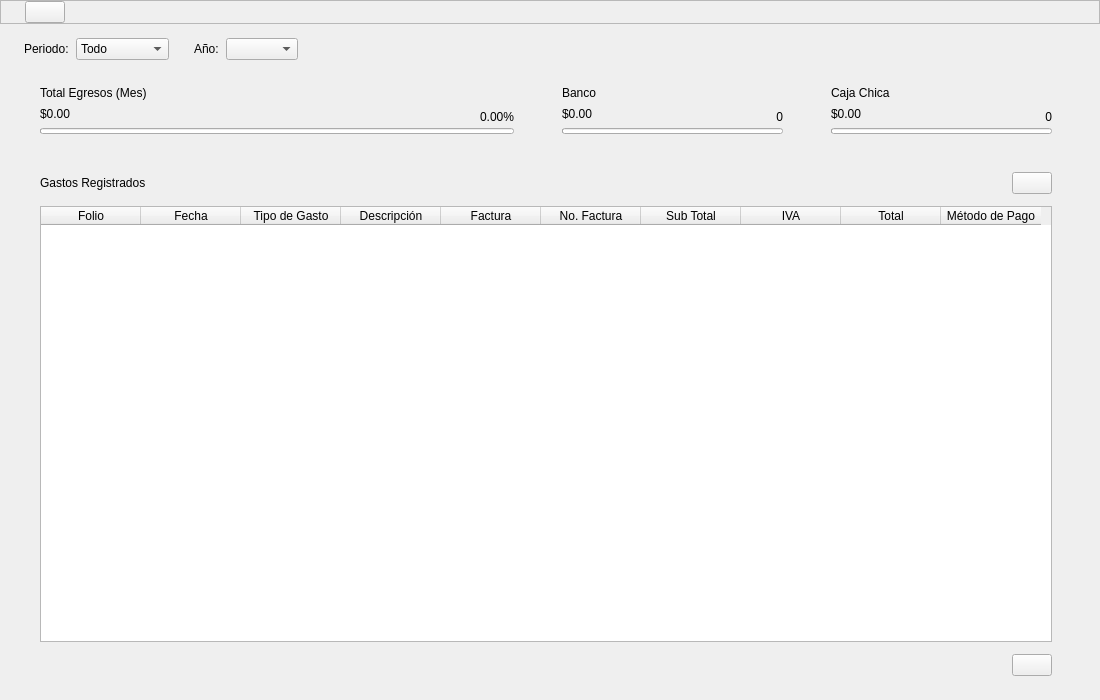
<?xml version="1.0" encoding="UTF-8"?>
<ui version="4.0">
 <class>FinanceView</class>
 <widget class="QWidget" name="FinanceView">
  <property name="geometry">
   <rect>
    <x>0</x>
    <y>0</y>
    <width>1100</width>
    <height>700</height>
   </rect>
  </property>
  <layout class="QVBoxLayout" name="financePageLayout" stretch="0,0,1">
   <property name="spacing">
    <number>0</number>
   </property>
   <property name="leftMargin">
    <number>0</number>
   </property>
   <property name="topMargin">
    <number>0</number>
   </property>
   <property name="rightMargin">
    <number>0</number>
   </property>
   <property name="bottomMargin">
    <number>0</number>
   </property>
   <item>
    <widget class="QFrame" name="financeNavBar">
     <property name="sizePolicy">
      <sizepolicy hsizetype="Expanding" vsizetype="Fixed">
       <horstretch>0</horstretch>
       <verstretch>0</verstretch>
      </sizepolicy>
     </property>
     <property name="frameShape">
      <enum>QFrame::Shape::StyledPanel</enum>
     </property>
     <property name="frameShadow">
      <enum>QFrame::Shadow::Raised</enum>
     </property>
     <property name="class" stdset="0">
      <string notr="true">navBar</string>
     </property>
     <layout class="QHBoxLayout" name="financeNavBarLayout">
      <property name="spacing">
       <number>20</number>
      </property>
      <property name="leftMargin">
       <number>24</number>
      </property>
      <property name="topMargin">
       <number>0</number>
      </property>
      <property name="rightMargin">
       <number>32</number>
      </property>
      <property name="bottomMargin">
       <number>0</number>
      </property>
      <item>
       <widget class="NavTabItem" name="generalExpensesTab">
        <property name="title" stdset="0">
         <string>Gastos Generales</string>
        </property>
       </widget>
      </item>
      <item>
       <spacer name="financeNavBarSpacer">
        <property name="orientation">
         <enum>Qt::Orientation::Horizontal</enum>
        </property>
        <property name="sizeHint" stdset="0">
         <size>
          <width>40</width>
          <height>20</height>
         </size>
        </property>
       </spacer>
      </item>
     </layout>
    </widget>
   </item>
   <item>
    <widget class="QFrame" name="financeFilterBar">
     <property name="frameShape">
      <enum>QFrame::Shape::NoFrame</enum>
     </property>
     <layout class="QHBoxLayout" name="financeFilterBarLayout">
      <property name="spacing">
       <number>7</number>
      </property>
      <property name="leftMargin">
       <number>24</number>
      </property>
      <property name="topMargin">
       <number>14</number>
      </property>
      <property name="rightMargin">
       <number>32</number>
      </property>
      <property name="bottomMargin">
       <number>14</number>
      </property>
      <item>
       <widget class="QLabel" name="periodLabel">
        <property name="text">
         <string>Periodo:</string>
        </property>
        <property name="buddy">
         <cstring>periodCombo</cstring>
        </property>
       </widget>
      </item>
      <item>
       <widget class="QComboBox" name="periodCombo">
        <property name="class" stdset="0">
         <string notr="true">filterCombo</string>
        </property>
        <item>
         <property name="text">
          <string>Todo</string>
         </property>
        </item>
        <item>
         <property name="text">
          <string>Enero</string>
         </property>
        </item>
        <item>
         <property name="text">
          <string>Febrero</string>
         </property>
        </item>
        <item>
         <property name="text">
          <string>Marzo</string>
         </property>
        </item>
        <item>
         <property name="text">
          <string>Abril</string>
         </property>
        </item>
        <item>
         <property name="text">
          <string>Mayo</string>
         </property>
        </item>
        <item>
         <property name="text">
          <string>Junio</string>
         </property>
        </item>
        <item>
         <property name="text">
          <string>Julio</string>
         </property>
        </item>
        <item>
         <property name="text">
          <string>Agosto</string>
         </property>
        </item>
        <item>
         <property name="text">
          <string>Septiembre</string>
         </property>
        </item>
        <item>
         <property name="text">
          <string>Octubre</string>
         </property>
        </item>
        <item>
         <property name="text">
          <string>Noviembre</string>
         </property>
        </item>
        <item>
         <property name="text">
          <string>Diciembre</string>
         </property>
        </item>
       </widget>
      </item>
      <item>
       <spacer name="periodYearSpacer">
        <property name="orientation">
         <enum>Qt::Orientation::Horizontal</enum>
        </property>
        <property name="sizeType">
         <enum>QSizePolicy::Policy::Fixed</enum>
        </property>
        <property name="sizeHint" stdset="0">
         <size>
          <width>18</width>
          <height>20</height>
         </size>
        </property>
       </spacer>
      </item>
      <item>
       <widget class="QLabel" name="yearLabel">
        <property name="text">
         <string>Año:</string>
        </property>
        <property name="buddy">
         <cstring>yearCombo</cstring>
        </property>
       </widget>
      </item>
      <item>
       <widget class="QComboBox" name="yearCombo">
        <property name="class" stdset="0">
         <string notr="true">filterCombo</string>
        </property>
       </widget>
      </item>
      <item>
       <spacer name="financeFilterBarSpacer">
        <property name="orientation">
         <enum>Qt::Orientation::Horizontal</enum>
        </property>
        <property name="sizeHint" stdset="0">
         <size>
          <width>40</width>
          <height>20</height>
         </size>
        </property>
       </spacer>
      </item>
     </layout>
    </widget>
   </item>
   <item>
    <widget class="QWidget" name="financeContent" native="true">
     <layout class="QVBoxLayout" name="financeContentLayout" stretch="0,1">
      <property name="spacing">
       <number>8</number>
      </property>
      <property name="leftMargin">
       <number>24</number>
      </property>
      <property name="topMargin">
       <number>0</number>
      </property>
      <property name="rightMargin">
       <number>32</number>
      </property>
      <property name="bottomMargin">
       <number>8</number>
      </property>
      <item>
       <layout class="QHBoxLayout" name="summaryCardsLayout" stretch="2,1,1">
        <property name="spacing">
         <number>16</number>
        </property>
        <item>
         <widget class="QFrame" name="totalExpensesCard">
          <property name="class" stdset="0">
           <string notr="true">card</string>
          </property>
          <layout class="QVBoxLayout" name="totalExpensesCardLayout">
           <property name="spacing">
            <number>4</number>
           </property>
           <property name="leftMargin">
            <number>16</number>
           </property>
           <property name="topMargin">
            <number>12</number>
           </property>
           <property name="rightMargin">
            <number>16</number>
           </property>
           <property name="bottomMargin">
            <number>14</number>
           </property>
           <item>
            <widget class="QLabel" name="totalExpensesTitle">
             <property name="text">
              <string>Total Egresos (Mes)</string>
             </property>
             <property name="class" stdset="0">
              <string notr="true">h3</string>
             </property>
            </widget>
           </item>
           <item>
            <layout class="QHBoxLayout" name="totalExpensesAmountLayout">
             <item>
              <widget class="QLabel" name="totalExpensesAmount">
               <property name="text">
                <string>$0.00</string>
               </property>
               <property name="class" stdset="0">
                <string notr="true">h2</string>
               </property>
              </widget>
             </item>
             <item>
              <spacer name="totalExpensesAmountSpacer">
               <property name="orientation">
                <enum>Qt::Orientation::Horizontal</enum>
               </property>
               <property name="sizeHint" stdset="0">
                <size>
                 <width>20</width>
                 <height>20</height>
                </size>
               </property>
              </spacer>
             </item>
             <item>
              <widget class="QLabel" name="totalExpensesChange">
               <property name="text">
                <string>0.00%</string>
               </property>
               <property name="alignment">
                <set>Qt::AlignmentFlag::AlignRight|Qt::AlignmentFlag::AlignBottom</set>
               </property>
              </widget>
             </item>
            </layout>
           </item>
           <item>
            <widget class="QProgressBar" name="totalExpensesBar">
             <property name="maximumSize">
              <size>
               <width>16777215</width>
               <height>6</height>
              </size>
             </property>
             <property name="value">
              <number>0</number>
             </property>
             <property name="textVisible">
              <bool>false</bool>
             </property>
            </widget>
           </item>
          </layout>
         </widget>
        </item>
        <item>
         <widget class="QFrame" name="bankCard">
          <property name="class" stdset="0">
           <string notr="true">card</string>
          </property>
          <layout class="QVBoxLayout" name="bankCardLayout">
           <property name="spacing">
            <number>4</number>
           </property>
           <property name="leftMargin">
            <number>16</number>
           </property>
           <property name="topMargin">
            <number>12</number>
           </property>
           <property name="rightMargin">
            <number>16</number>
           </property>
           <property name="bottomMargin">
            <number>14</number>
           </property>
           <item>
            <widget class="QLabel" name="bankTitle">
             <property name="text">
              <string>Banco</string>
             </property>
             <property name="class" stdset="0">
              <string notr="true">h3</string>
             </property>
            </widget>
           </item>
           <item>
            <layout class="QHBoxLayout" name="bankAmountLayout">
             <item>
              <widget class="QLabel" name="bankAmount">
               <property name="text">
                <string>$0.00</string>
               </property>
               <property name="class" stdset="0">
                <string notr="true">h2</string>
               </property>
              </widget>
             </item>
             <item>
              <spacer name="bankAmountSpacer">
               <property name="orientation">
                <enum>Qt::Orientation::Horizontal</enum>
               </property>
               <property name="sizeHint" stdset="0">
                <size>
                 <width>20</width>
                 <height>20</height>
                </size>
               </property>
              </spacer>
             </item>
             <item>
              <widget class="QLabel" name="bankCount">
               <property name="text">
                <string>0</string>
               </property>
               <property name="alignment">
                <set>Qt::AlignmentFlag::AlignRight|Qt::AlignmentFlag::AlignBottom</set>
               </property>
              </widget>
             </item>
            </layout>
           </item>
           <item>
            <widget class="QProgressBar" name="bankBar">
             <property name="maximumSize">
              <size>
               <width>16777215</width>
               <height>6</height>
              </size>
             </property>
             <property name="value">
              <number>0</number>
             </property>
             <property name="textVisible">
              <bool>false</bool>
             </property>
            </widget>
           </item>
          </layout>
         </widget>
        </item>
        <item>
         <widget class="QFrame" name="pettyCashCard">
          <property name="class" stdset="0">
           <string notr="true">card</string>
          </property>
          <layout class="QVBoxLayout" name="pettyCashCardLayout">
           <property name="spacing">
            <number>4</number>
           </property>
           <property name="leftMargin">
            <number>16</number>
           </property>
           <property name="topMargin">
            <number>12</number>
           </property>
           <property name="rightMargin">
            <number>16</number>
           </property>
           <property name="bottomMargin">
            <number>14</number>
           </property>
           <item>
            <widget class="QLabel" name="pettyCashTitle">
             <property name="text">
              <string>Caja Chica</string>
             </property>
             <property name="class" stdset="0">
              <string notr="true">h3</string>
             </property>
            </widget>
           </item>
           <item>
            <layout class="QHBoxLayout" name="pettyCashAmountLayout">
             <item>
              <widget class="QLabel" name="pettyCashAmount">
               <property name="text">
                <string>$0.00</string>
               </property>
               <property name="class" stdset="0">
                <string notr="true">h2</string>
               </property>
              </widget>
             </item>
             <item>
              <spacer name="pettyCashAmountSpacer">
               <property name="orientation">
                <enum>Qt::Orientation::Horizontal</enum>
               </property>
               <property name="sizeHint" stdset="0">
                <size>
                 <width>20</width>
                 <height>20</height>
                </size>
               </property>
              </spacer>
             </item>
             <item>
              <widget class="QLabel" name="pettyCashCount">
               <property name="text">
                <string>0</string>
               </property>
               <property name="alignment">
                <set>Qt::AlignmentFlag::AlignRight|Qt::AlignmentFlag::AlignBottom</set>
               </property>
              </widget>
             </item>
            </layout>
           </item>
           <item>
            <widget class="QProgressBar" name="pettyCashBar">
             <property name="maximumSize">
              <size>
               <width>16777215</width>
               <height>6</height>
              </size>
             </property>
             <property name="value">
              <number>0</number>
             </property>
             <property name="textVisible">
              <bool>false</bool>
             </property>
            </widget>
           </item>
          </layout>
         </widget>
        </item>
       </layout>
      </item>
      <item>
       <widget class="QFrame" name="expensesCard">
        <property name="class" stdset="0">
         <string notr="true">card</string>
        </property>
        <layout class="QVBoxLayout" name="expensesCardLayout">
         <property name="spacing">
          <number>12</number>
         </property>
         <property name="leftMargin">
          <number>16</number>
         </property>
         <property name="topMargin">
          <number>16</number>
         </property>
         <property name="rightMargin">
          <number>16</number>
         </property>
         <property name="bottomMargin">
          <number>16</number>
         </property>
         <item>
          <layout class="QHBoxLayout" name="expensesHeaderLayout">
           <item>
            <widget class="QLabel" name="expensesTitle">
             <property name="text">
              <string>Gastos Registrados</string>
             </property>
             <property name="class" stdset="0">
              <string notr="true">h3</string>
             </property>
            </widget>
           </item>
           <item>
            <spacer name="expensesHeaderSpacer">
             <property name="orientation">
              <enum>Qt::Orientation::Horizontal</enum>
             </property>
             <property name="sizeHint" stdset="0">
              <size>
               <width>40</width>
               <height>20</height>
              </size>
             </property>
            </spacer>
           </item>
           <item>
            <widget class="OutlineButton" name="addExpenseButton">
             <property name="title" stdset="0">
              <string>Agregar Gasto</string>
             </property>
             <property name="leadingIcon" stdset="0">
              <string notr="true">:/icons/plus.png</string>
             </property>
            </widget>
           </item>
          </layout>
         </item>
         <item>
          <widget class="QTableWidget" name="expensesTable">
           <property name="editTriggers">
            <set>QAbstractItemView::EditTrigger::DoubleClicked</set>
           </property>
           <property name="tabKeyNavigation">
            <bool>false</bool>
           </property>
           <property name="alternatingRowColors">
            <bool>true</bool>
           </property>
           <property name="selectionMode">
            <enum>QAbstractItemView::SelectionMode::SingleSelection</enum>
           </property>
           <property name="selectionBehavior">
            <enum>QAbstractItemView::SelectionBehavior::SelectRows</enum>
           </property>
           <property name="class" stdset="0">
            <string notr="true">data-table</string>
           </property>
           <attribute name="verticalHeaderVisible">
            <bool>false</bool>
           </attribute>
           <column>
            <property name="text">
             <string>Folio</string>
            </property>
           </column>
           <column>
            <property name="text">
             <string>Fecha</string>
            </property>
           </column>
           <column>
            <property name="text">
             <string>Tipo de Gasto</string>
            </property>
           </column>
           <column>
            <property name="text">
             <string>Descripción</string>
            </property>
           </column>
           <column>
            <property name="text">
             <string>Factura</string>
            </property>
           </column>
           <column>
            <property name="text">
             <string>No. Factura</string>
            </property>
           </column>
           <column>
            <property name="text">
             <string>Sub Total</string>
            </property>
           </column>
           <column>
            <property name="text">
             <string>IVA</string>
            </property>
           </column>
           <column>
            <property name="text">
             <string>Total</string>
            </property>
           </column>
           <column>
            <property name="text">
             <string>Método de Pago</string>
            </property>
           </column>
          </widget>
         </item>
         <item>
          <layout class="QHBoxLayout" name="expensesFooterLayout">
           <item>
            <spacer name="expensesFooterSpacer">
             <property name="orientation">
              <enum>Qt::Orientation::Horizontal</enum>
             </property>
             <property name="sizeHint" stdset="0">
              <size>
               <width>40</width>
               <height>20</height>
              </size>
             </property>
            </spacer>
           </item>
           <item>
            <widget class="OutlineButton" name="printReceiptButton">
             <property name="title" stdset="0">
              <string>Imprimir</string>
             </property>
             <property name="leadingIcon" stdset="0">
              <string notr="true">:/icons/printer.png</string>
             </property>
            </widget>
           </item>
          </layout>
         </item>
        </layout>
       </widget>
      </item>
     </layout>
    </widget>
   </item>
  </layout>
 </widget>
 <customwidgets>
  <customwidget>
   <class>NavTabItem</class>
   <extends>QPushButton</extends>
   <header>presentation/common/components/navtabitem.h</header>
  </customwidget>
  <customwidget>
   <class>OutlineButton</class>
   <extends>QPushButton</extends>
   <header>presentation/common/components/outlinebutton.h</header>
  </customwidget>
 </customwidgets>
 <tabstops>
  <tabstop>generalExpensesTab</tabstop>
  <tabstop>periodCombo</tabstop>
  <tabstop>yearCombo</tabstop>
  <tabstop>addExpenseButton</tabstop>
  <tabstop>expensesTable</tabstop>
  <tabstop>printReceiptButton</tabstop>
 </tabstops>
 <resources/>
 <connections/>
</ui>
